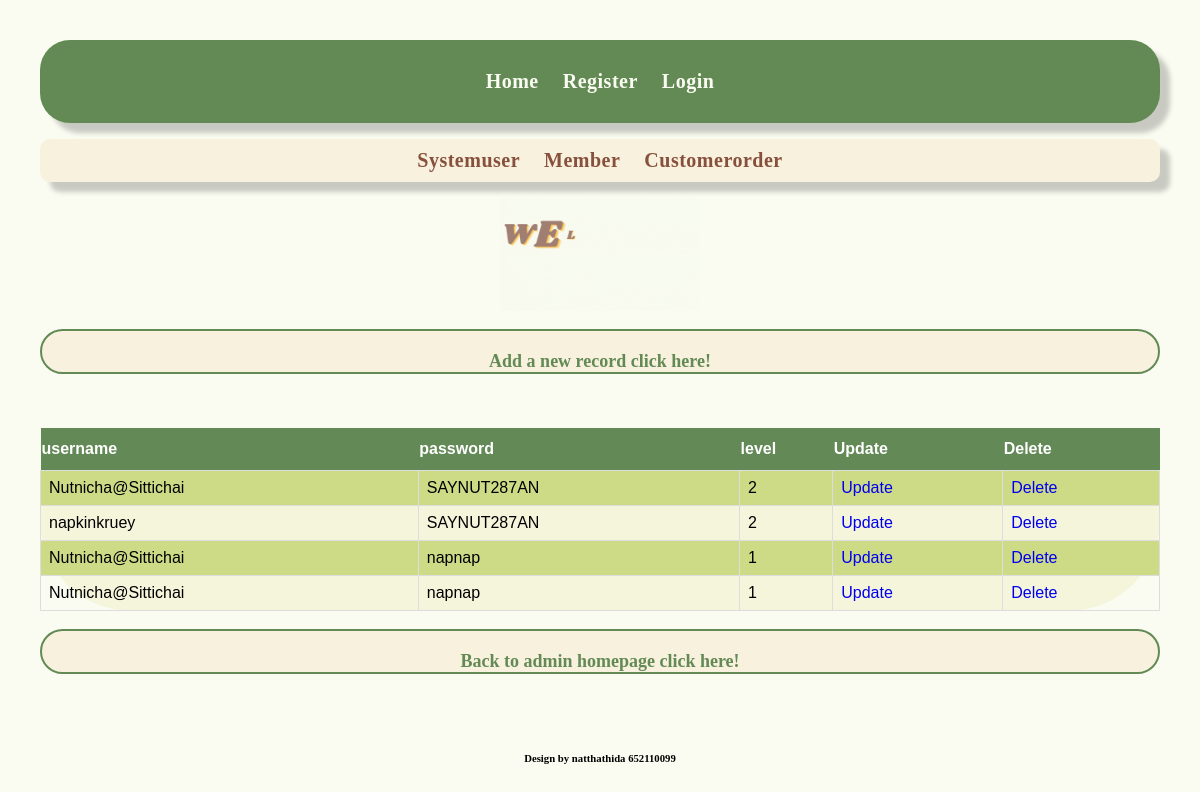
The page /show_update_sys.php on the database its author committed.
### tables this page shows
CREATE TABLE `systemuser` (
  `user_id` int(10) NOT NULL,
  `username` varchar(255) NOT NULL,
  `password` varchar(255) NOT NULL,
  `level` int(10) NOT NULL,
  `id` int(10) NOT NULL
);

### show_update_sys.php (the view, shortened to what this page needs)
<html>
<head>
</head>
<body class="bodyshow">
<?php require_once"header.php"; ?>
<?php require_once"admin.php"; ?>
<?php
require_once "config.php";
?>
<div class="showdata">
<?php
$userquery= "SELECT * from systemuser";
$result= mysqli_query($connect,$userquery);
?>
<div class="record">
<?php
echo "<a href=\"employeemain.php\"><p>Add a new record click here!</p></a><br><br>";
?>
</div>
<div class="table">
<?php
if(mysqli_num_rows($result)==0)
{
   echo "No record were found with query $userquery";
}
else
{
    echo "<table><tr>
    <th>username</th>
    <th>password</th>
    <th>level</th>
    <th>Update</th>
    <th>Delete</th>
    </tr>";
    while ($row = mysqli_fetch_assoc($result))
    {
    echo "<tr><td>".$row['username']."</td><td>"
        .$row['password']."</td><td>"
        .$row['level']."</td>";
    echo "<td><a href=\"updatedata_sys.php?id=".$row['user_id']."\">";
    echo "Update</a></td>";
    echo "<td><a href=\"delete_data.php?id=".$row['user_id']."\">";
    echo "Delete</a></td></tr>";
    }
    echo "</table>";
}
?>
</div>
<div class="backadmin1">
<?php
echo "<a href=\"admin.php\"><p>Back to admin homepage click here!</p></a><br><br>";
?>
</body>
</html>
<?php require_once"footer.php"; ?>

### main1.css (style rules this page uses)
* { box-sizing : border-box; }
body { margin: 0; font-family: Georgia; background-color: #ffffff; padding:40px; }
.bodyshow { background-color: #fafcf1; }

### show_update_sys.php (style rules this page uses)
table { border-radius:100px; background-color: beige; font-family: Arial, Helvetica, sans-serif; border-collapse: collapse; width: 100%; }
table td, customers th { border: 1px solid #ddd; padding: 8px; }
table tr:nth-child(even) { background-color: #CDDB86; }
table th { padding-top: 12px; padding-bottom: 12px; text-align: left; background-color: #638A56; color: white; }
a { text-decoration: none; }
a p { text-decoration: none; text-align: center; font-weight: bold; font-size: 18px; color: #638A55; padding:20px 0 0 0; }
.record a p { color:#638A55; border:2px solid #638A55; border-radius: 200px; background-color: #f8f1de; }
.backadmin1 a p { color:#638A55; border:2px solid #638A55; border-radius: 200px; background-color: #f8f1de; }

### rows shown on the page
systemuser: username "Nutnicha@Sittichai", password "SAYNUT287AN", level "2"
systemuser: username "napkinkruey", password "SAYNUT287AN", level "2"
systemuser: username "Nutnicha@Sittichai", password "napnap", level "1"
systemuser: username "Nutnicha@Sittichai", password "napnap", level "1"
